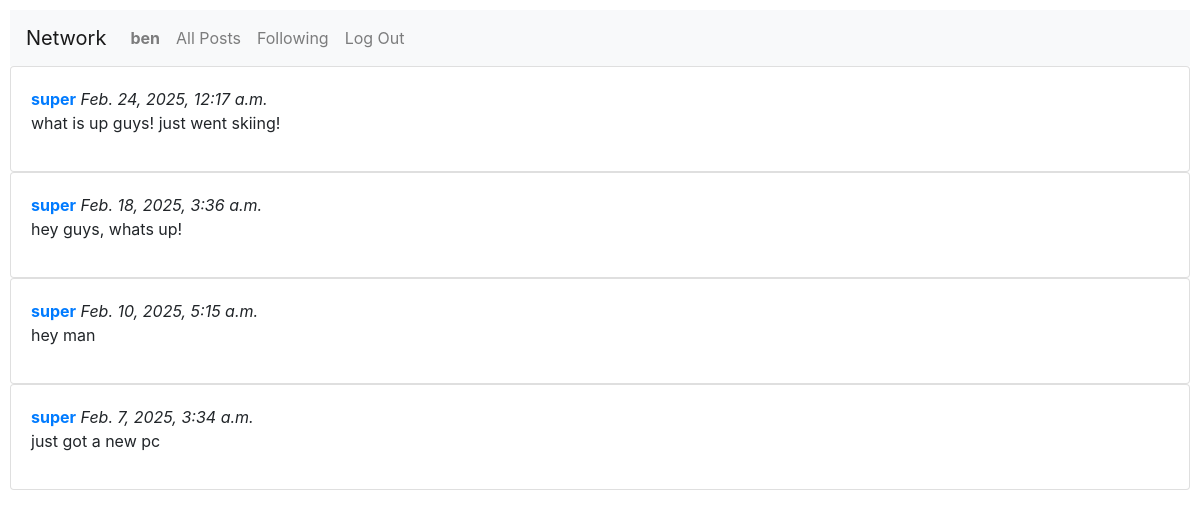
The page /following (signed in) on the database its author committed.
### network/models.py (models this page shows)
class User(AbstractUser):
    user_followers = models.ManyToManyField('Follow')

class Post(models.Model):
    user = models.ForeignKey(User, on_delete=models.CASCADE)
    text = models.CharField(max_length=256, blank=False, null=False)
    likes = models.ManyToManyField(User, through="Like", blank=True, related_name="liked_posts")
    timestamp = models.DateTimeField(auto_now_add=True)

### network/views.py (the view)
# urls.py: path("following", views.following, name="following"),
@login_required()
def following(request):
    followings = request.user.followings.values('followed')
    posts = Post.objects.filter(user__in=followings).order_by('-timestamp').values()
    for post in posts:
        post["user"] = User.objects.get(pk=post.get("user_id")).username
        post["likes"] = Post.objects.get(pk=post.get("id")).likes.count()
        post_id = Post.objects.get(pk=post["id"])
        try:
            like = Like.objects.get(
                user=request.user,
                post=post_id
            )
        except Like.DoesNotExist:
            post["liked"] = False
        else:
            post["liked"] = True
    paginator = Paginator(posts, 10)
    page_number = request.GET.get("page")
    page_obj = paginator.get_page(page_number)
    return render(request, "network/following.html", {
        "page": page_obj
    })

### network/templates/network/following.html (shortened to what this page needs)
{% extends "network/layout.html" %}
{% block body %}
    {% for post in page %}
        <div class="card">
            <div class="card-body">
                <a href="{% url 'profile' username=post.user %}"><strong>{{ post.user }}</strong></a>
                <i>{{ post.timestamp }}</i>
                <p>{{ post.text }}</p>
            </div>
        </div>
    {% empty %}
        <h3>No posts from followings</h3>
    {% endfor %}
{% endblock %}

### network/templates/network/layout.html (shortened to what this page needs)
{% load static %}
<!DOCTYPE html>
<html lang="en">
    <head>
        <link rel="stylesheet" href="https://stackpath.bootstrapcdn.com/bootstrap/4.4.1/css/bootstrap.min.css">
        <link href="{% static 'network/styles.css' %}" rel="stylesheet">
    </head>
    <body>
        <nav class="navbar navbar-expand-lg navbar-light bg-light">
            <a class="navbar-brand" href="#">Network</a>
            <div>
              <ul class="navbar-nav mr-auto">
                {% if user.is_authenticated %}
                    <li class="nav-item">
                        <a class="nav-link" href="#"><strong>{{ user.username }}</strong></a>
                    </li>
                {% endif %}
                <li class="nav-item">
                  <a class="nav-link" href="{% url 'index' %}">All Posts</a>
                </li>
                {% if user.is_authenticated %}
                    <li class="nav-item">
                        <a class="nav-link" href="{% url 'following' %}">Following</a>
                    </li>
                    <li class="nav-item">
                        <a class="nav-link" href="{% url 'logout' %}">Log Out</a>
                    </li>
                {% endif %}
              </ul>
            </div>
          </nav>
        <div class="body">
            {% block body %}
            {% endblock %}
        </div>
    </body>
</html>

### network/static/network/styles.css (style rules this page uses)
body { padding: 10px; }

### rows shown on the page
User: username "ben"
Post: user "super", timestamp "Feb. 24, 2025, 12:17 a.m.", text "what is up guys! just went skiing!"
Post: user "super", timestamp "Feb. 18, 2025, 3:36 a.m.", text "hey guys, whats up!"
Post: user "super", timestamp "Feb. 10, 2025, 5:15 a.m.", text "hey man"
Post: user "super", timestamp "Feb. 7, 2025, 3:34 a.m.", text "just got a new pc"
